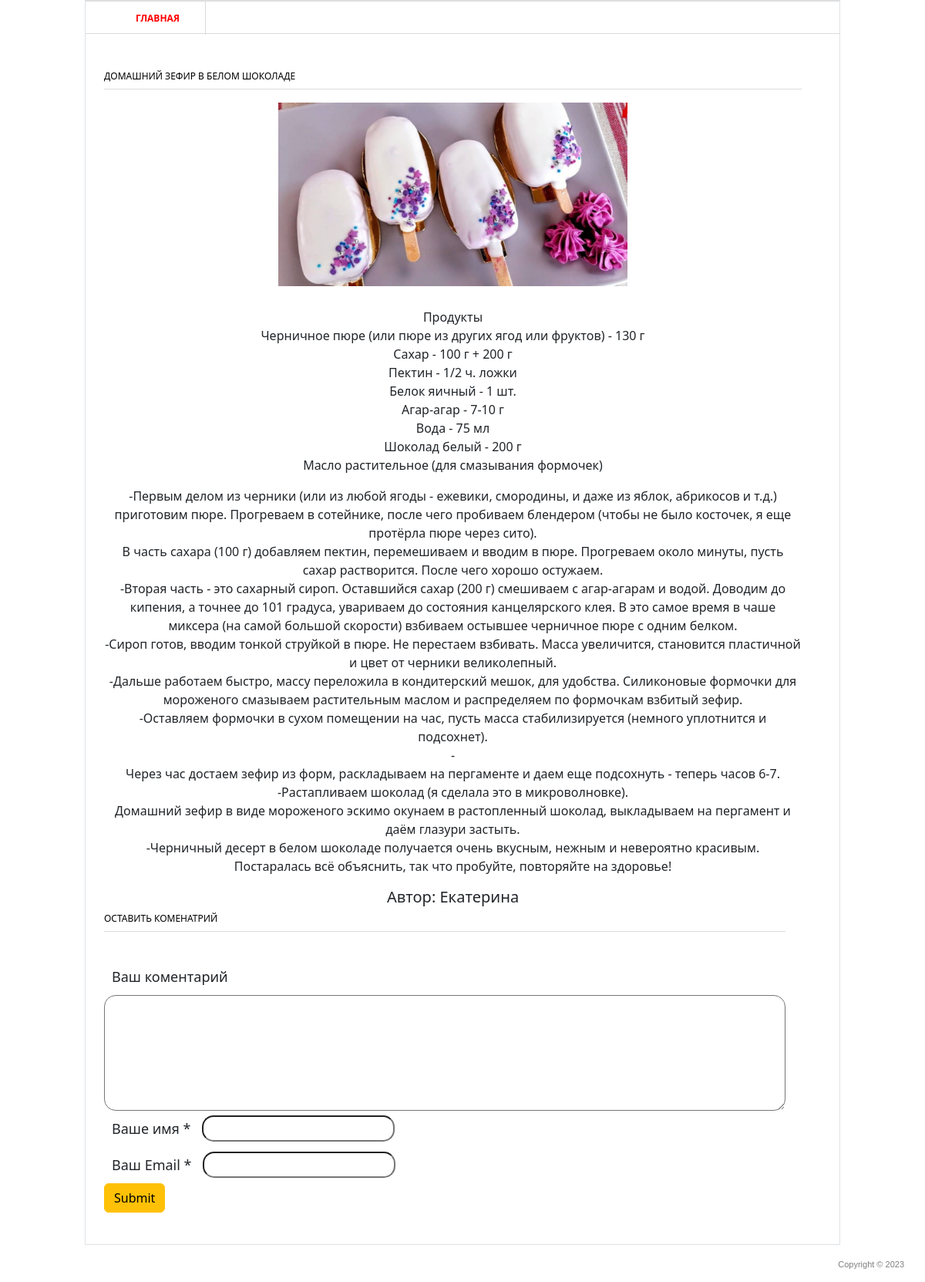
Screenshot of /3/ with the database file from the repository.
### blog/models.py (models this page shows, shortened)
class Post(models.Model):
    title = models.CharField('Название', max_length=100)
    descriptio = models.TextField('Текст записи')
    author = models.CharField('Имя втора', max_length=100)
    date = models.DateField('Дата публикации')
    img = models.ImageField('Изображения', upload_to='blog/img/%Y')
    class Meta:
        verbose_name = 'Запись'
        verbose_name_plural = 'Записи'

### blog/views.py (the view)
# urls.py: path('<int:pk>/', views.PostDetail.as_view(), name='post_detail'),
class PostDetail(View):
    def get(self, request, pk):
        post = Post.objects.get(id=pk)
        return render(request, 'blog/blog_detail.html', {'post': post})

### blog/templates/blog/blog_detail.html (shortened to what this page needs)
{% load static %}
<html>
  <head>
    <link rel="stylesheet" href="{% static 'blog/css/style.css' %}" />
    <link href="https://cdn.jsdelivr.net/npm/bootstrap@5.3.0-alpha1/dist/css/bootstrap.min.css" rel="stylesheet">
  </head>
  <body>
    <div class="shell">
      <div class="border">
        <div id="navigation">
          <ul>
            <li><a href="{% url 'main' %}" class="active">Главная</a></li>
          </ul>
        </div>
        <div id="main">
          <div id="content" class="left">
            <div class="projects">
              <h3>{{ post.title }}</h3>
              <p align="center">
                <img src="{{ post.img.url }}" alt="photo-recipes" width="50%"/>
              </p>
                <div class="text_center">
                  <p>{{ post.descriptio | linebreaks }}</p>
                  <h5>Автор: {{ post.author }}</h5>
                </div>
              </div>
            </div>
            <div class="form-comment">
                <h3>Оставить коменатрий</h3><br>
                <form action="{% url 'comments' post.id %}" method="post"
                <div class="form-comment">
                  <label>Ваш коментарий</label>
                  <textarea name="text_comements"></textarea>
                </div>
                <div class="form-comment">
                  <label>Ваше имя *</label>
                  <input type="text" name="name">
                </div>
                <div class="form-comment">
                  <label>Ваш Email *</label>
                  <input type="Email" name="email">
                </div>
                  <div>
                    <input type="submit" class="btn btn-warning"
                  </div>
            </div><br>
              </div>
            </div>
        </div>
      <div id="footer">
        <p class="copy right">Copyright &copy; 2023</p>
      </div>
  </body>
</html>

### blog/static/blog/css/style.css (style rules this page uses)
* { margin: 0; padding: 0; outline:0; }
body { font-size: 12px; line-height: 20px; font-family: Georgia, Arial, Helvetica, Sans-Serif; color: #333; background: url() repeat 0 0; }
a { color: #ff0000; text-decoration: none; cursor:pointer; }
input, textarea, select { font-family: Arial, Helvetica, sans-serif; font-size:12px; }
textarea { overflow:auto; }
.left, .alignleft { float: left; display: inline; }
.right, .alignright { float: right; display: inline; }
.shell { width: 980px; margin: 0 auto; }
.border { border: 1px solid #e8e8e8; background: #fff; position: relative; }
#navigation { height: 43px; border-top: 1px solid #dbdbdb; border-bottom: 1px solid #dbdbdb; }
#navigation ul { list-style: none; }
#navigation ul li { float: left; height: 43px; border-right: 1px solid #dbdbdb; font-size: 12px; line-height: 43px; font-weight: bold; text-transform: uppercase; }
#navigation ul li a { float: left; height: 43px; color: #000; padding: 0 33px; }
#navigation ul li a:hover, #navigation ul li a.active { color: #ff0000; text-decoration: none; }
#main { width: 932px; padding: 37px 24px 17px 24px; }
#main h3 { font-size: 12px; line-height: 15px; color: #000; text-transform: uppercase; border-bottom: 1px solid #dbdbdb; padding: 0 0 9px 0; }
#content { width: 905px; }
.text_center { text-align: center; font-size: 16px; }
.projects { padding: 10px 0 0 0; }
.projects h3 { margin: 0 0 17px 0; }
#footer { font-family: Arial, sans-serif; font-size: 11px; line-height: 14px; color: #7f7f7f; padding: 18px 27px 20px 38px; }
.form-comment { font-size: 18; }
.form-comment label { margin: 10px 10px; }
.form-comment input { border-radius: 15px; padding: 15px; height: 30px; width: 250px; }
.form-comment textarea { border-radius: 15px; padding: 15px; height: 150px; width: 100%; resize: vertical; }

### rows the page displays
Post: title "ДОМАШНИЙ ЗЕФИР В БЕЛОМ ШОКОЛАДЕ", img (picture), descriptio "Продукты Черничное пюре (или пюре из других ягод или фруктов) - 130 г Сахар - 100 г + 200 г Пектин - 1/2 ч. ложки Белок яичный - 1 шт. Агар-агар - 7-10 г Вода - 75 мл Шоколад белый - 200 г Масло растительное (для смазывания формочек) -Первым делом из черники (или из любой ягоды - ежевики, смородины, и даже из яблок, абрикосов и т.д.) приготовим пюре. Прогреваем в сотейнике, после чего пробиваем блендером (чтобы не было косточек, я еще протёрла пюре через сито). В часть сахара (100 г) добавляем пектин, перемешиваем и вводим в пюре. Прогреваем около минуты, пусть сахар растворится. После чего хорошо остужаем. -Вторая часть - это сахарный сироп. Оставшийся сахар (200 г) смешиваем с агар-агарам…", author "Екатерина"
